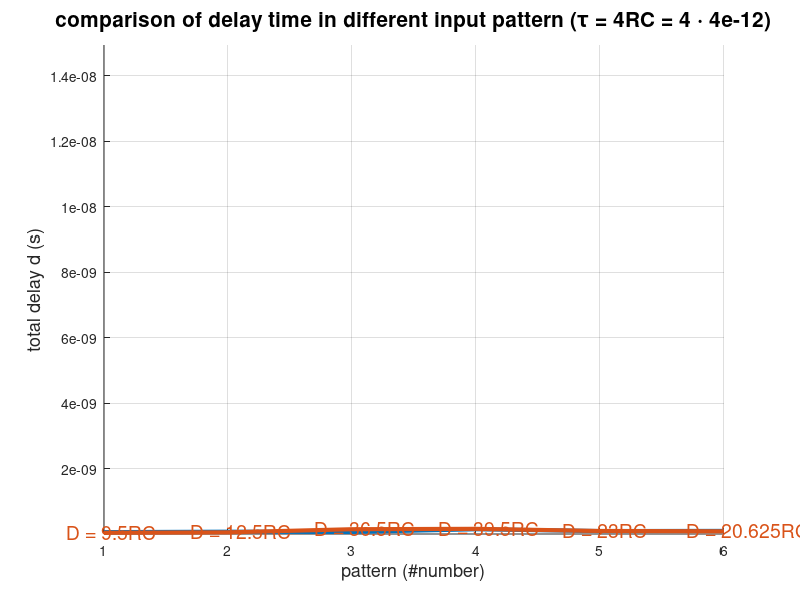

MATLAB code for this plot: (Note: this script raises an error after producing the figure.)
clc, clear, close all
postsim = [5.692e-11, 7.007e-11, 6.245e-11, 1.453e-10, 8.972e-11, 9.468e-11];
cal_coeff = [9.5, 12.5, 36.5, 39.5, 23, 20.625];
RC = 12e-12 / 3;
cal_delay = cal_coeff .* RC;

x = 1:6;
title('comparison of delay time in different input pattern (\tau = 4RC = 4 \cdot 4e-12)', 'FontSize',15);
xlabel('pattern (#number)', 'FontSize',13);
ylabel('total delay d (s)', 'FontSize',13);
ylim([1e-11 30e-11]);
xticks(x); % The tick values are the locations along the x-axis where the tick marks appear.
grid on
hold on

plot(x, postsim, 'LineWidth', 3);
plot(x, cal_delay, 'LineWidth', 3);
str = {'D = 9.5RC','D = 12.5RC','D = 36.5RC','D = 39.5RC','D = 23RC','D = 20.625RC'};
text(x-0.3 , cal_delay + 3e-11, str, 'Color', '#D95319', 'FontSize', 14);

yyaxis right
ylim([0, 100]);
percent_error = 100 * abs(postsim - cal_delay)./cal_delay;
plot(x, percent_error, 'LineWidth', 3);

ylabel('percentage of error(%)', 'FontSize',13);
legend('postsim delay', 'estimated delay', 'postsim delay error', 'FontSize',15);
hold off